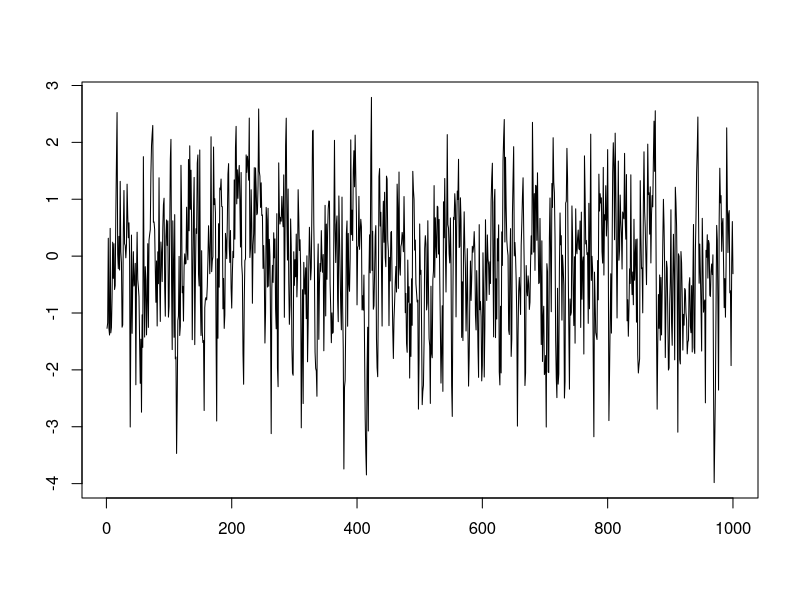
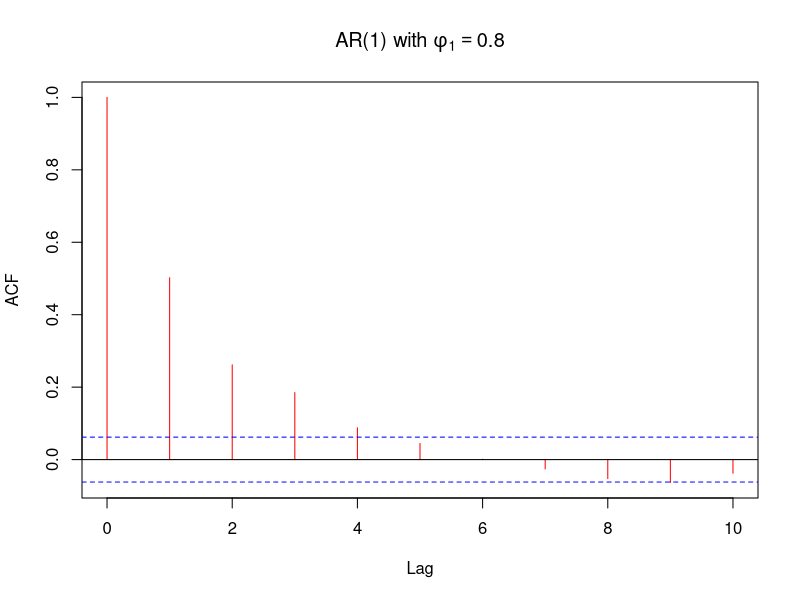
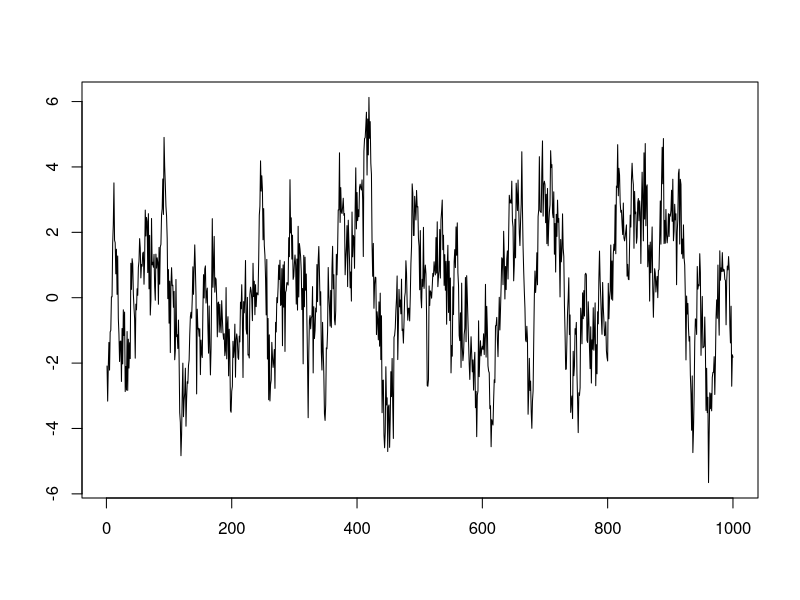
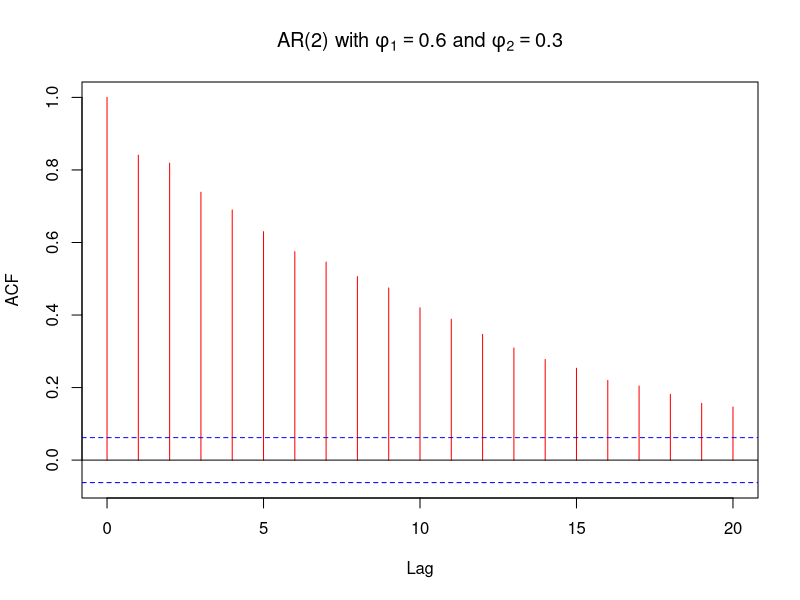
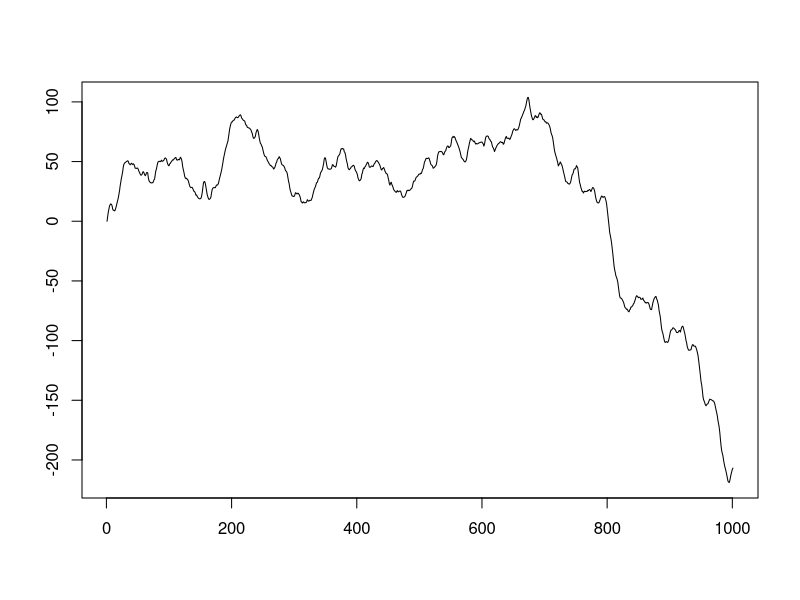
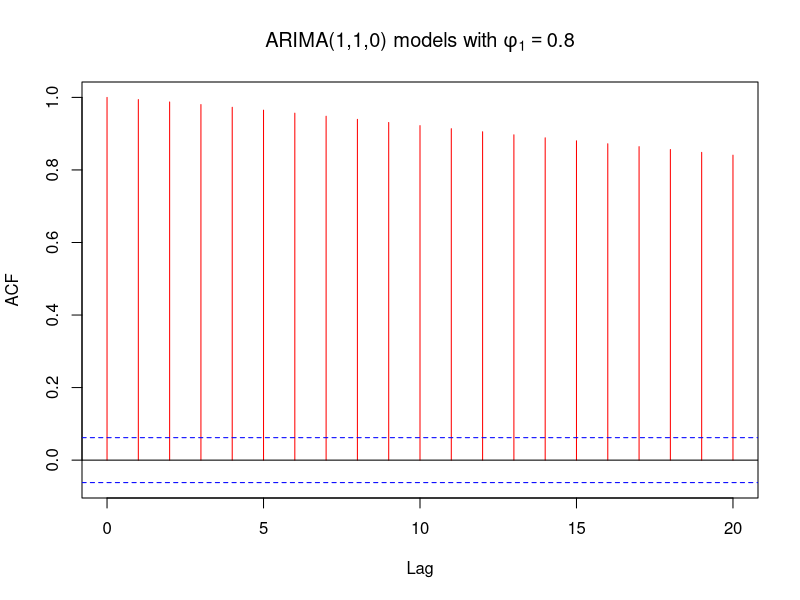
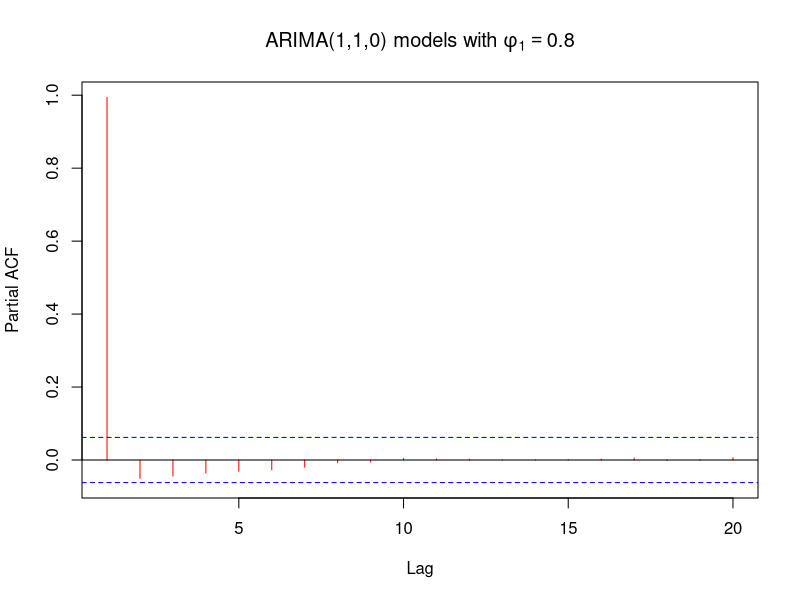
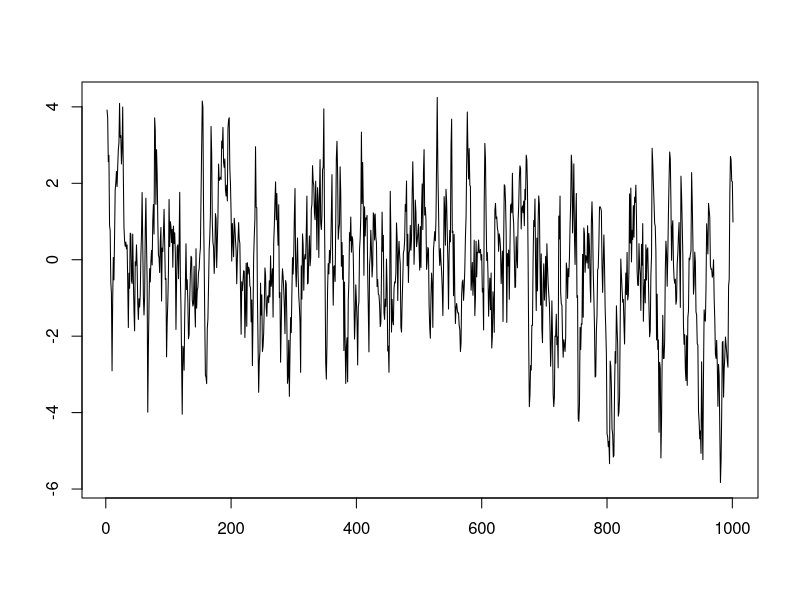

These figures' R source, in order:

#simulation for AR(1) model

data=function(n,theta){
  m=200
  noise=rnorm(n+m)
  r=numeric(m+n)
  
  for (i in 2:(m+n))
    r[i]=theta[2]*r[i-1]+noise[i]
    
    #r[i]=theta[1]+theta[2]*r[i-1]+noise[i]
  
  return(r[-(1:m)])
  
}

n=1000
#theta=c(0.5,0.2)
theta=c(0.0, 0.5)

sample=data(n,theta)

sample[1:100]


plot(sample,main=" ",ylab="",xlab="",type="l")

acf(sample,10,main=expression(paste("AR(1) with ", phi[1]==0.8)),col="red")

Box.test(sample,lag=6,type="Ljung")
Box.test(sample,lag=12,type="Ljung")
Box.test(sample,lag=24,type="Ljung")


###########################################
b=arima.sim(n = 1000, list(ar=c(0.6,0.3)))
plot(b,main=" ",ylab="",xlab="",type="l")
acf(b,20,main=expression(paste("AR(2) with ", phi[1]==0.6," and ",phi[2]==0.3)),col="red")
            
Box.test(b,lag=6,type="Ljung")
Box.test(b,lag=12,type="Ljung")
Box.test(b,lag=24,type="Ljung")




##########################################
#simulation for ARIMA
b=arima.sim(n = 1000, list(ar=0.8,order=c(1,1,0)))
plot(b,main=" ",ylab="",xlab="",type="l")
acf(b,20,main=expression(paste("ARIMA(1,1,0) models with ", phi[1]==0.8)),col="red")
pacf(b,20,main=expression(paste("ARIMA(1,1,0) models with ", phi[1]==0.8)),col="red")

db=diff(b)
plot(db,main=" ",ylab="",xlab="",type="l")

acf(db,20,main= "Differencing for ARIMA(1,1,0) models" ,col="red")
pacf(db,20,main= "Differencing for ARIMA(1,1,0) models",col="red")


b=arima.sim(n = 1000, list(ma=0.75,order=c(0,1,1)))

plot(b,main=" ",ylab="",xlab="",type="l")
acf(b,20,main=expression(paste("ARIMA(0,1,1) models with ", theta[1]==0.75)),col="red")
pacf(b,20,main=expression(paste("ARIMA(0,1,1) models with ", theta[1]==0.75)),col="red")

db=diff(b)
plot(db,main=" ",ylab="",xlab="",type="l")

acf(db,20,main= "Differencing for ARIMA(0,1,1) models" ,col="red")
pacf(db,20,main= "Differencing for ARIMA(0,1,1) models",col="red")



b=arima.sim(n = 1000, list(ar=0.9,ma=0.5,order=c(1,1,1)))
plot(b,main=" ",ylab="",xlab="",type="l")
acf(b,20,main=expression(paste("ARIMA(1,1,1) models with ", phi[1]==0.9, " and ",theta[1]==0.5)),col="red")
pacf(b,20,main=expression(paste("ARIMA(1,1,1) models with ", phi[1]==0.9, " and ",theta[1]==0.5)),col="red")

db=diff(b)
plot(b,main=" ",ylab="",xlab="",type="l")
acf(db,20,main= "Differencing for ARIMA(1,1,1) models" ,col="red")
pacf(db,20,main= "Differencing for ARIMA(1,1,1) models",col="red")



